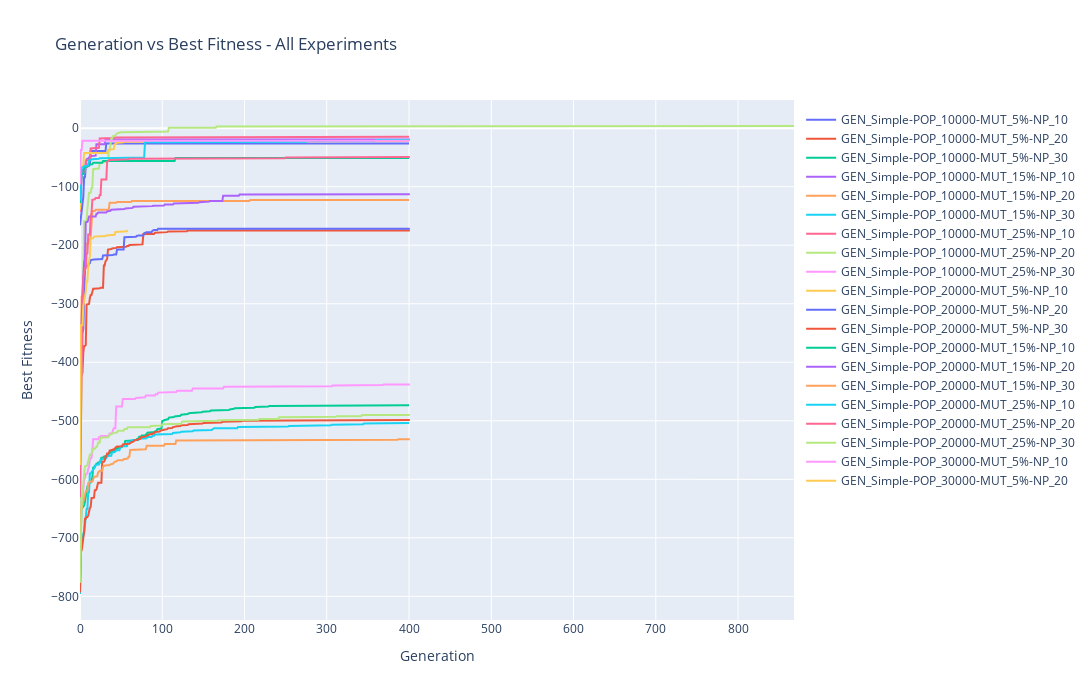

Notebook source saved alongside this figure:
### Markdown cell above
# Por Genotipo

### Code cell
plot_experiments(exp_list)

### Figure 1 — Plotly figure (JSON) as saved in the notebook; plotly's stock layout.template omitted (floating-point values rounded to 4 significant figures; data arrays with more than 128 entries replaced by an {"elided": "..."} marker saying what was removed)
{"data": [{"hovertemplate": "Generation: %{x}<br>Best Fitness: %{y:.2f}<extra></extra>", "mode": "lines", "name": "GEN_Simple-POP_10000-MUT_5%-NP_10", "type": "scatter", "x": {"elided": "401 int values"}, "y": {"elided": "401 float values"}}, {"hovertemplate": "Generation: %{x}<br>Best Fitness: %{y:.2f}<extra></extra>", "mode": "lines", "name": "GEN_Simple-POP_10000-MUT_5%-NP_20", "type": "scatter", "x": {"elided": "402 int values"}, "y": {"elided": "402 float values"}}, {"hovertemplate": "Generation: %{x}<br>Best Fitness: %{y:.2f}<extra></extra>", "mode": "lines", "name": "GEN_Simple-POP_10000-MUT_5%-NP_30", "type": "scatter", "x": {"elided": "401 int values"}, "y": {"elided": "401 float values"}}, {"hovertemplate": "Generation: %{x}<br>Best Fitness: %{y:.2f}<extra></extra>", "mode": "lines", "name": "GEN_Simple-POP_10000-MUT_15%-NP_10", "type": "scatter", "x": {"elided": "402 int values"}, "y": {"elided": "402 float values"}}, {"hovertemplate": "Generation: %{x}<br>Best Fitness: %{y:.2f}<extra></extra>", "mode": "lines", "name": "GEN_Simple-POP_10000-MUT_15%-NP_20", "type": "scatter", "x": {"elided": "401 int values"}, "y": {"elided": "401 float values"}}, {"hovertemplate": "Generation: %{x}<br>Best Fitness: %{y:.2f}<extra></extra>", "mode": "lines", "name": "GEN_Simple-POP_10000-MUT_15%-NP_30", "type": "scatter", "x": {"elided": "401 int values"}, "y": {"elided": "401 float values"}}, {"hovertemplate": "Generation: %{x}<br>Best Fitness: %{y:.2f}<extra></extra>", "mode": "lines", "name": "GEN_Simple-POP_10000-MUT_25%-NP_10", "type": "scatter", "x": {"elided": "401 int values"}, "y": {"elided": "401 float values"}}, {"hovertemplate": "Generation: %{x}<br>Best Fitness: %{y:.2f}<extra></extra>", "mode": "lines", "name": "GEN_Simple-POP_10000-MUT_25%-NP_20", "type": "scatter", "x": {"elided": "869 int values"}, "y": {"elided": "869 float values"}}, {"hovertemplate": "Generation: %{x}<br>Best Fitness: %{y:.2f}<extra></extra>", "mode": "lines", "name": "GEN_Simple-POP_10000-MUT_25%-NP_30", "type": "scatter", "x": {"elided": "402 int values"}, "y": {"elided": "402 float values"}}, {"hovertemplate": "Generation: %{x}<br>Best Fitness: %{y:.2f}<extra></extra>", "mode": "lines", "name": "GEN_Simple-POP_20000-MUT_5%-NP_10", "type": "scatter", "x": {"elided": "401 int values"}, "y": {"elided": "401 float values"}}, {"hovertemplate": "Generation: %{x}<br>Best Fitness: %{y:.2f}<extra></extra>", "mode": "lines", "name": "GEN_Simple-POP_20000-MUT_5%-NP_20", "type": "scatter", "x": {"elided": "402 int values"}, "y": {"elided": "402 float values"}}, {"hovertemplate": "Generation: %{x}<br>Best Fitness: %{y:.2f}<extra></extra>", "mode": "lines", "name": "GEN_Simple-POP_20000-MUT_5%-NP_30", "type": "scatter", "x": {"elided": "402 int values"}, "y": {"elided": "402 float values"}}, {"hovertemplate": "Generation: %{x}<br>Best Fitness: %{y:.2f}<extra></extra>", "mode": "lines", "name": "GEN_Simple-POP_20000-MUT_15%-NP_10", "type": "scatter", "x": {"elided": "401 int values"}, "y": {"elided": "401 float values"}}, {"hovertemplate": "Generation: %{x}<br>Best Fitness: %{y:.2f}<extra></extra>", "mode": "lines", "name": "GEN_Simple-POP_20000-MUT_15%-NP_20", "type": "scatter", "x": {"elided": "402 int values"}, "y": {"elided": "402 float values"}}, {"hovertemplate": "Generation: %{x}<br>Best Fitness: %{y:.2f}<extra></extra>", "mode": "lines", "name": "GEN_Simple-POP_20000-MUT_15%-NP_30", "type": "scatter", "x": {"elided": "402 int values"}, "y": {"elided": "402 float values"}}, {"hovertemplate": "Generation: %{x}<br>Best Fitness: %{y:.2f}<extra></extra>", "mode": "lines", "name": "GEN_Simple-POP_20000-MUT_25%-NP_10", "type": "scatter", "x": {"elided": "401 int values"}, "y": {"elided": "401 float values"}}, {"hovertemplate": "Generation: %{x}<br>Best Fitness: %{y:.2f}<extra></extra>", "mode": "lines", "name": "GEN_Simple-POP_20000-MUT_25%-NP_20", "type": "scatter", "x": {"elided": "402 int values"}, "y": {"elided": "402 float values"}}, {"hovertemplate": "Generation: %{x}<br>Best Fitness: %{y:.2f}<extra></extra>", "mode": "lines", "name": "GEN_Simple-POP_20000-MUT_25%-NP_30", "type": "scatter", "x": {"elided": "402 int values"}, "y": {"elided": "402 float values"}}, {"hovertemplate": "Generation: %{x}<br>Best Fitness: %{y:.2f}<extra></extra>", "mode": "lines", "name": "GEN_Simple-POP_30000-MUT_5%-NP_10", "type": "scatter", "x": {"elided": "401 int values"}, "y": {"elided": "401 float values"}}, {"hovertemplate": "Generation: %{x}<br>Best Fitness: %{y:.2f}<extra></extra>", "mode": "lines", "name": "GEN_Simple-POP_30000-MUT_5%-NP_20", "type": "scatter", "x": [0, 1, 2, 3, 4, 5, 6, 7, 8, 9, 10, 11, 12, 13, 14, 15, 16, 17, 18, 19, 20, 21, 22, 23, 24, 25, 26, 27, 28, 29, 30, 31, 32, 33, 34, 35, 36, 37, 38, 39, 40, 41, 42, 43, 44, 45, 46, 47, 48, 49, 50, 51, 52, 53, 54, 55, 56, 57, 58], "y": [-575.6, -336.7, -336.7, -336.7, -304.4, -296.4, -294.4, -279, -261.6, -261.6, -235.2, -221.0, -219.0, -189.0, -189.0, -189.0, -188.0, -185.3, -185.3, -185.3, -184.3, -184.3, -184.3, -184.3, -184.3, -184.3, -184.3, -184.3, -184.3, -184.3, -184.3, -184.3, -183.3, -183.3, -183.3, -183.3, -183.3, -183.3, -183.3, -183.3, -182.3, -182.3, -182.3, -177.2, -177.2, -177.2, -177.2, -177.2, -176.2, -176.2, -176.2, -176.2, -176.2, -176.2, -176.2, -176.2, -176.2, -176.2, -174.2]}], "layout": {"height": 700, "hovermode": "closest", "legend": {"x": 1.01, "xanchor": "left", "y": 0.99, "yanchor": "top"}, "title": {"text": "Generation vs Best Fitness - All Experiments"}, "width": 1200, "xaxis": {"title": {"text": "Generation"}}, "yaxis": {"title": {"text": "Best Fitness"}}}}
